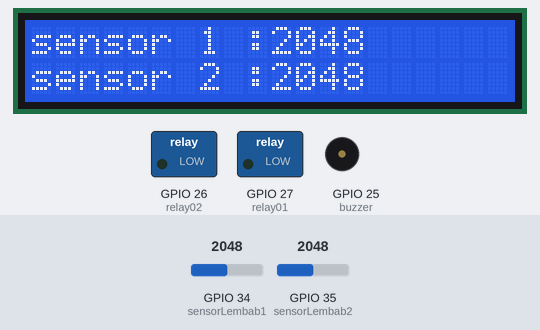
A sketch run on a simulated ESP32. On the bench: 20×2 character LCD, switched loads named in the sketch (green lamp = pin HIGH), buzzer (waves = sounding, pin HIGH). Dashed ring = blinking. The inputs (shaded band) are chosen by the test bench; at power-on: GPIO 34 (sensorLembab1) = 2048, GPIO 35 (sensorLembab2) = 2048. What the sketch prints to the serial monitor is not drawn.

Above: at 4.6 s.
4.7 s: GPIO 34 (sensorLembab1) set to 2866
At 8.5 s:
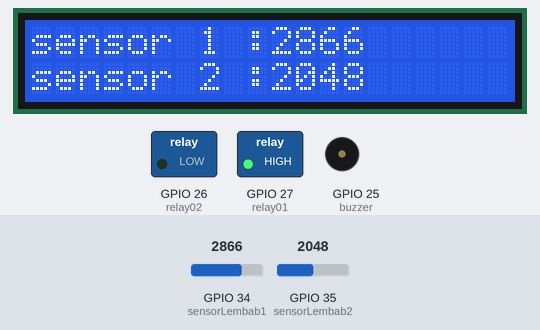
11.5 s: GPIO 35 (sensorLembab2) set to 2866
At 14.6 s:
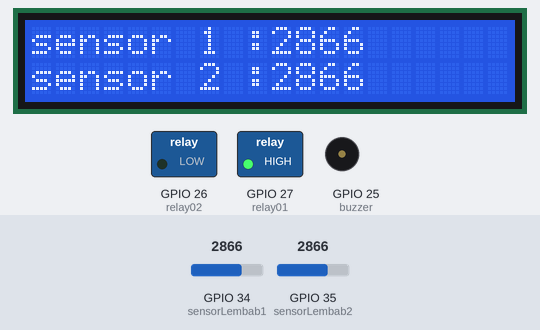
14.8 s: GPIO 34 (sensorLembab1) set to 3603
At 17.1 s:
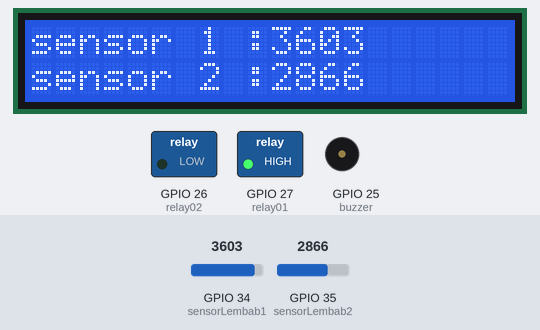
18.1 s: GPIO 35 (sensorLembab2) set to 3603
At 21.3 s:
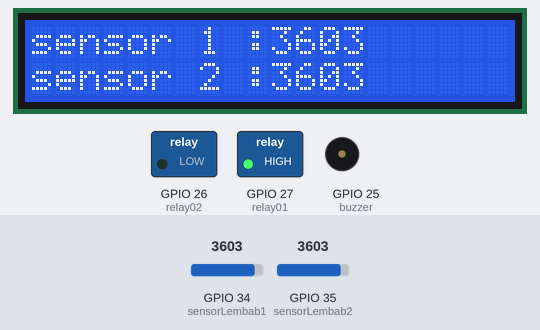
21.4 s: GPIO 34 (sensorLembab1) set to 4095
At 24.1 s:
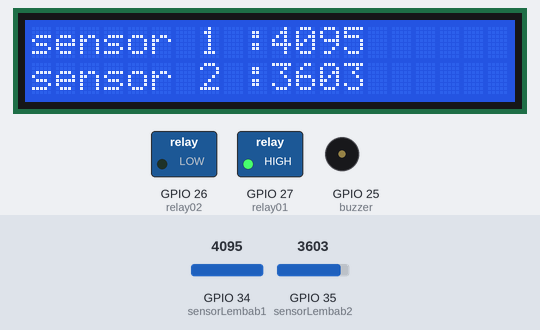
24.7 s: GPIO 35 (sensorLembab2) set to 4095
At 28.5 s:
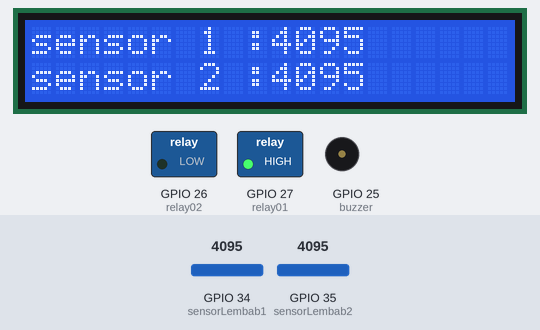
Timing chart, 0 to 29.1 s (numbered marks = the images above; inputs shaded):
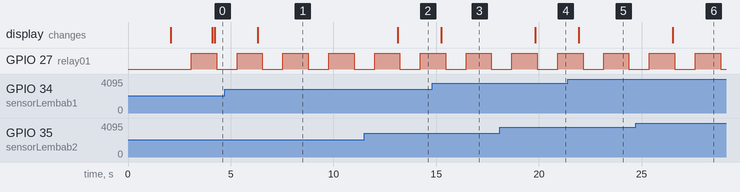

The sketch:

lcdsensor.ino
```cpp
#include <LiquidCrystal_I2C.h>
#include <Wire.h>

//---DS18B20  pin connection---

//---Actuator and Relay  pin connection---
#define relay01 27
#define relay02 26
#define buzzer  25
#define sensorLembab1 34
#define sensorLembab2 35


//----ISTIHAR LCD I2C --------------------------------------------------------------
LiquidCrystal_I2C lcd(0x27,20,2);


void setup() {
  // # --- 1. Istihar digital I/O yang digunakan---
  pinMode(relay01,OUTPUT);
  pinMode(relay02,OUTPUT);
  pinMode(buzzer,OUTPUT);

 Serial.begin(115200);

  //# --- Istihar Library LCD yang digunakan ---
  lcd.init();
  lcd.backlight();
  lcd.setCursor(0,0);
  lcd.print("ESP32 - UJI LCD");
  delay(2000);
  lcd.clear();
}


void loop()
{

  digitalWrite(relay01,LOW);
  delay(1000);
  digitalWrite(relay01,HIGH);
  delay(1000);

int dataSensor1 = analogRead(sensorLembab1);
Serial.print("dataSensor1: ");
Serial.println(dataSensor1);
lcd.setCursor(0,0);
lcd.print("sensor 1 :");
lcd.setCursor(10,0);
lcd.print(dataSensor1);
delay(100);

int dataSensor2 = analogRead(sensorLembab2);
Serial.print("dataSenso21: ");
Serial.println(dataSensor2);
lcd.setCursor(0,1);
lcd.print("sensor 2 :");
lcd.setCursor(10,1);
lcd.print(dataSensor2);
delay(100);

}
```

Measured:
- after the input at 4.7 s, the display: changes after 1.6 s (image 1)
- after the input at 11.5 s, the display: changes after 1.6 s (image 2)
- after the input at 14.8 s, the display: changes after 0.44 s (image 3)
- after the input at 18.1 s, the display: changes after 1.7 s (image 4)
- after the input at 21.4 s, the display: changes after 0.53 s (image 5)
- after the input at 24.7 s, the display: changes after 1.8 s (image 6)
- by itself, GPIO 27 (relay01): alternates HIGH for 1.2 s and LOW for 1.0 s
